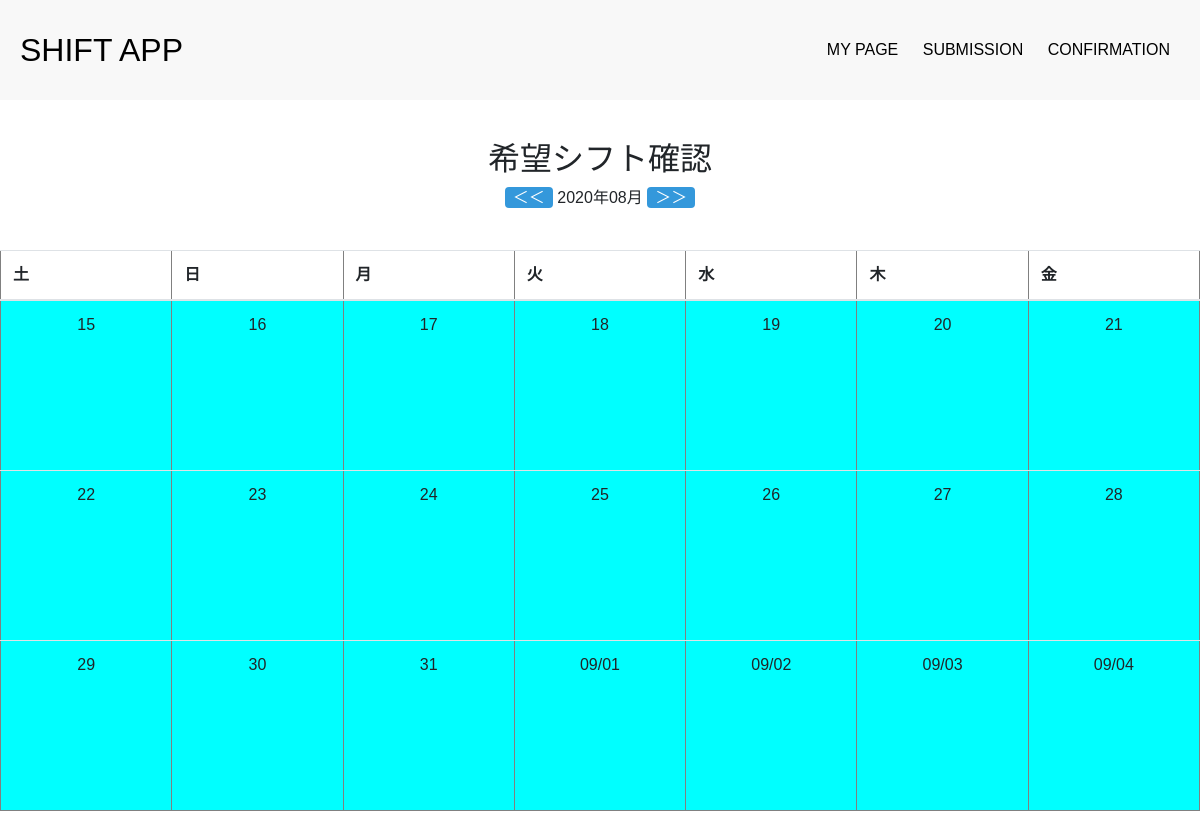
The app's page /user/1/month_with_schedule/2020/8/16 (signed in), older data.
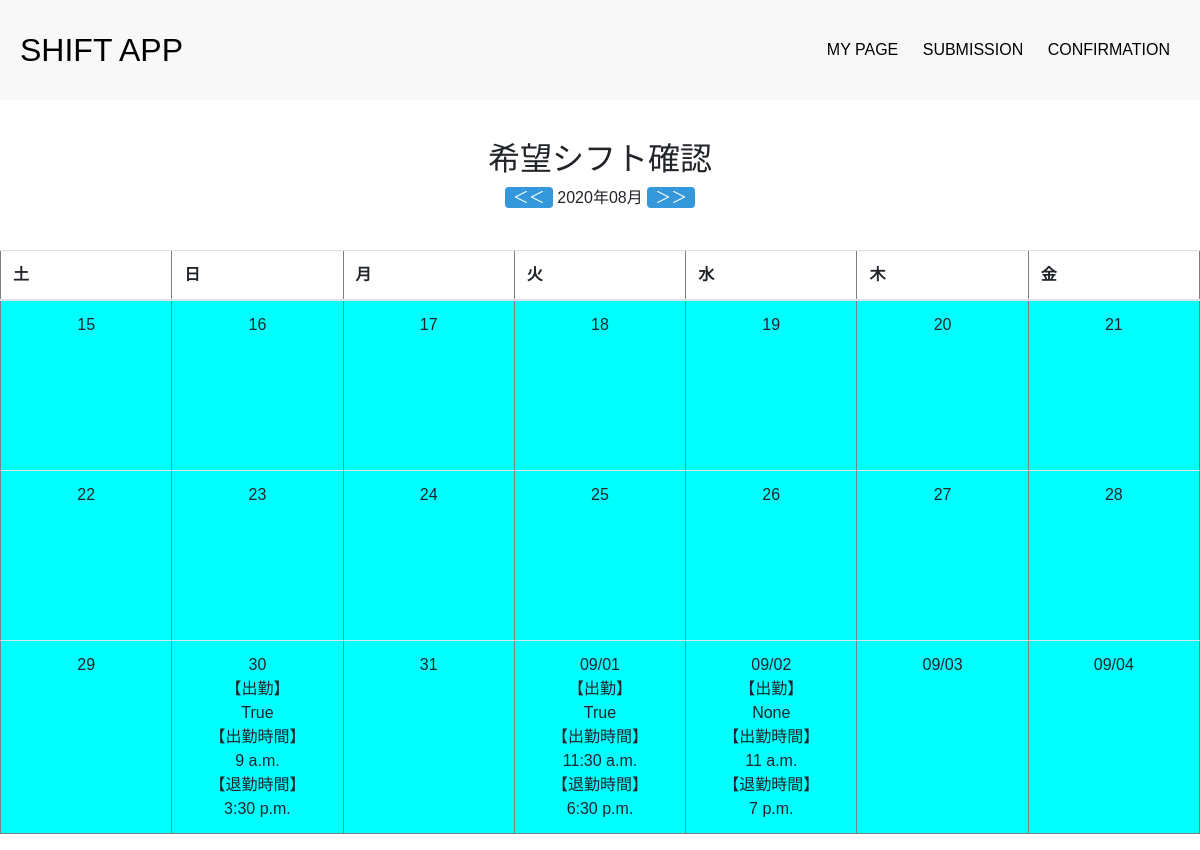
The same page, newer data.
### shift/models.py (models this page shows, shortened)
class Shift(models.Model):
    user = models.ForeignKey(settings.AUTH_USER_MODEL, verbose_name='ユーザー', on_delete=models.SET_NULL, blank=True, null=True)
    date = models.DateField('日付')
    is_work = models.BooleanField(verbose_name='出勤', default=False, null=True)
    all_day = models.BooleanField(verbose_name='終日', default=False)
    start_time = models.TimeField(verbose_name='開始時間',default=datetime.time(8,0))
    end_time = models.TimeField(verbose_name='終了時刻',default=datetime.time(17,0))
    create_at = models.DateTimeField(default=timezone.now)

### shift/views.py (the view)
class MonthWithScheduleCalendar(LoginRequiredMixin, mixins.MonthWithScheduleMixin, generic.TemplateView):
    template_name = 'shift/month_with_schedule.html'
    model = Shift
    date_field = 'date'
    def get_context_data(self, **kwargs):
        context = super().get_context_data(**kwargs)
        context['user'] = get_object_or_404(User, pk=self.kwargs['user_pk'])
        calendar_context = self.get_month_calendar()
        context.update(calendar_context)
        return context

### shift/mixins.py (called while the page is built)
    def setup_calendar(self):
        self._calendar = calendar.Calendar(self.first_weekday)

    def get_week_names(self):
        week_names = deque(self.week_names)
        week_names.rotate(-self.first_weekday)
        return week_names

    def get_previous_half(self, date):
        if date.day <= 15:
            if date.month == 1:
                return date.replace(year=date.year-1, month=12, day=16)
            else:
                return date.replace(month=date.month-1, day=16)
        else:
            return date.replace(month=date.month, day=1)

    def get_next_half(self, date):
        if date.day > 15:
            if date.month == 12:
                return date.replace(year=date.year+1, month=1, day=1)
            else:
                return date.replace(month=date.month+1, day=1)
        else:
            return date.replace(month=date.month, day=16)

    def get_half_days(self, date):
        if date.day<=15:
            return [self._calendar.monthdatescalendar(date.year, date.month)[i] for i in range(3)]
        return [self._calendar.monthdatescalendar(date.year, date.month)[i] for i in range(2,5)]

### shift/templates/shift/month_with_schedule.html (shortened to what this page needs)
{% extends 'account/base.html' %}
{% block body %}
<div class="box">
    <h2>希望シフト確認</h2>
    <a href="{% url 'month_with_schedule' user.pk half_previous.year half_previous.month half_previous.day %}">＜＜</a>
    {{ month_current | date:"Y年m月" }}
    <a href="{% url 'month_with_schedule' user.pk half_next.year half_next.month half_next.day %}">＞＞</a>
</div>
<table class="table" border="1">
    <thead>
        <tr>
            {% for w in week_names %}
            <th>{{ w }}</th>
            {% endfor %}
        </tr>
    </thead>
    <tbody>
        {% for week_day_schedles in month_day_schedules %}
        <tr>
            {% for day, schedules in week_day_schedles.items %}
            {% if now == day %}
            <td class="table-success">
                {% else %}
            <td>
                {% endif %}
                {% if month_current.month != day.month %}
                {{ day | date:"m/d" }}
                {% else %}
                {{ day.day }}
                {% endif %}
                <br>
                {% for schedule in schedules %}
                【出勤】
                <br>
                {{ schedule.is_work }}
                <br>
                【出勤時間】
                <br>
                {{ schedule.start_time }}
                <br>
                【退勤時間】
                <br>
                {{ schedule.end_time }}
                <br>
                {% endfor %}
            </td>
            {% endfor %}
        </tr>
        {% endfor %}
    </tbody>
</table>
{% endblock body %}

Row changes from the older to the newer data that the page shows:
added Shift: day "30", is_work "True", start_time "9 a.m.", end_time "3:30 p.m."
added Shift: day "09/01", is_work "True", start_time "11:30 a.m.", end_time "6:30 p.m."
added Shift: day "09/02", is_work "None", start_time "11 a.m.", end_time "7 p.m."
Text that changed along with them:
list line gone: "30 09/01 09/02"
